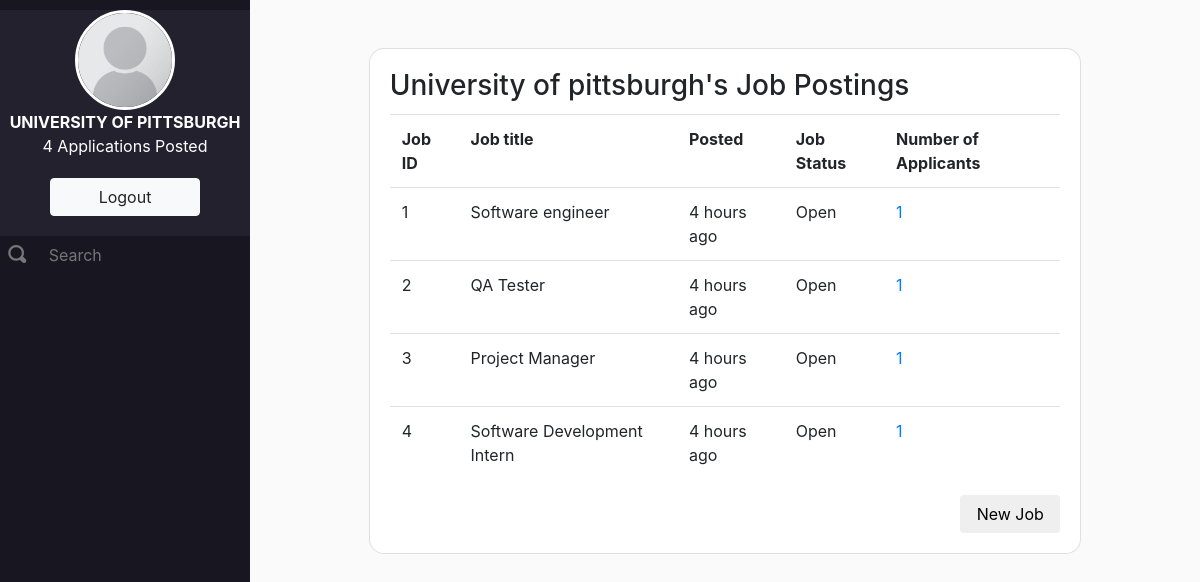
The page /applications (signed in) on the database its author committed.
### app/models.py (models this page shows)
class Listings(db.Model):
    id = db.Column(db.Integer, primary_key = True)
    emp_ID = db.Column(db.Integer, db.ForeignKey('employers.id'), nullable = False)
    name = db.Column(db.String(80), nullable = False)
    location = db.Column(db.String(80), nullable = False)
    employer = db.Column(db.String(80), nullable = False)
    posted = db.Column(db.DateTime, nullable=False,default=datetime.now())
    description = db.Column(db.String(500), nullable = False)
    applications = db.relationship('Applications', backref = 'listing_applications', lazy = True)

### app/views.py (the view)
@app.route('/applications')
def applications():
    empApps = models.Listings.query.filter_by(emp_ID=session['userid'])
    numApps = empApps.count()
    jobs = empApps.all()
    return render_template('listings.html', numApps=numApps, listings=jobs)

### app/views.py (called while the page is built)
@app.template_filter()
def timesince(dt, default="just now"):
    now = datetime.utcnow()
    diff = now - dt
    periods = (
        (diff.days / 365, "year", "years"),
        (diff.days / 30, "month", "months"),
        (diff.days / 7, "week", "weeks"),
        (diff.days, "day", "days"),
        (diff.seconds / 3600, "hour", "hours"),
        (diff.seconds / 60, "minute", "minutes"),
        (diff.seconds, "second", "seconds"),
    )
    for period, singular, plural in periods:
        if period:
            return "%d %s ago" % (period, singular if period == 1 else plural)
    return default

### app/templates/listings.html (shortened to what this page needs)
{% extends "layout.html" %}
    {% block head %}
      {{ super() }}
    {% endblock %}
    {% block content %}
    <div class="main-container">
      <div class="nav-left">
        <div class="nav-top">
          <img src="{{ url_for('static', filename='placeholder.png') }}" class="nav-pic rounded-circle">
          <span class="nav-line"><b>{{session['username']|upper}}</b></span>
          <span class="nav-line">{{numApps}} Applications Posted</span>
          <a href="/logout"><button type="button" class="btn btn-light logout-btn">Logout</button></a>
        </div>
        <div class="nav-bottom">
          <form>
            <div class="form-group row">
              <div class="col-sm-2">
                <span class="oi oi-magnifying-glass search-icon" title="magnifying glass" aria-hidden="true"></span>
              </div>
              <div class="col-sm-10">
                <input type="text" class="form-control-plaintext search-input" id="searchBox" placeholder="Search">
              </div>
            </div>
          </form>
        </div>
      </div>
      <div class="main-content">
        <div class="card profile-card">
          <div class="card-body">
            <h3 class="card-title">{{session['username']|capitalize}}'s Job Postings</h3>
            <table class="table">
              <tbody>
                <tr>
                  <th>Job ID</th>
                  <th>Job title</th>
                  <th>Posted</th>
                  <th>Job Status</th>
                  <th>Number of Applicants</th>
                </tr>
                {% for job in listings %}
                  <tr>
                    <td>{{job.id}}</td>
                    <td>{{job.name}}</td>
                    <td>{{job.posted|timesince}}</td>
                    <td>Open</td>
                    <td><a href="/applicants/{{job.id}}">1</a></td>
                  </tr>
                  {% endfor %}
              </tbody>
            </table>
            <a href="/newposting"><button type="button" class="btn btn-default card-link float-right action-btn">New Job</button></a>
          </div>
        </div>
      </div>
    </div>
    {% endblock %}

### app/templates/layout.html (shortened to what this page needs)
<!doctype html>
<html>
  <head>
    {% block head %}
    <link rel="stylesheet" href="{{ url_for('static', filename='iconic/css/open-iconic-bootstrap.css') }}">
    <link rel="stylesheet" href="https://maxcdn.bootstrapcdn.com/bootstrap/4.0.0/css/bootstrap.min.css">
    <link rel="stylesheet" href="{{ url_for('static', filename='style.css') }}">
    {% endblock %}
  </head>
  <body>
    <div id="content">{% block content %}{% endblock %}</div>
  </body>
</html>

### app/static/style.css (style rules this page uses)
body { background-color: #FAFAFA; }
.main-container { height: 100%; }
.nav-left { background-color: #181621; height: 100vh; width: 250px; top: 0; position: fixed; z-index: -1; text-align: center; padding-top: 10px; color: #FFF; }
.main-content { background-color: #FAFAFA; position: absolute; padding-left: 250px; height: 100%; width: 100%; z-index: -100; }
.nav-pic { height: 100px; border: 3px solid #fff; display: block; margin: auto; }
.nav-line { display: block; }
.nav-top { background-color: #23212E; }
.nav-bottom { text-align: left; color: #777; }
.search-icon { font-size: 18px; color: #777; text-align: center; margin: 50%; }
.search-input { color: #777; }
.logout-btn { margin: 20px 0 20px 0; width: 150px; }
.profile-card { width: 75%; margin-left: auto; margin-right: auto; margin-top: 5%; margin-bottom: 5%; border-radius: 15px; }
.action-btn { width: 100px; }

### rows shown on the page
Listings: username "UNIVERSITY OF PITTSBURGH", username "University of pittsburgh", id "2", name "QA Tester", posted "4 hours ago"
Listings: id "1", name "Software engineer", posted "4 hours ago"
Listings: id "3", name "Project Manager", posted "4 hours ago"
Listings: id "4", name "Software Development Intern", posted "4 hours ago"

### other values the page prints
{{ numApps }} "4"
